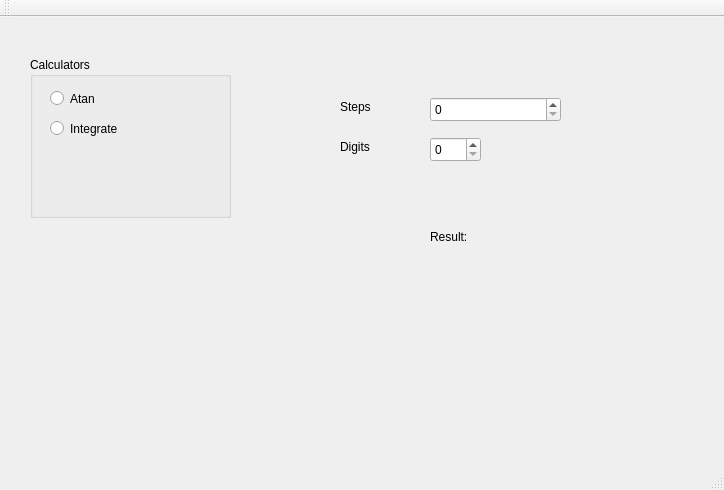
<?xml version="1.0" encoding="UTF-8"?>
<ui version="4.0">
 <class>MainWindow</class>
 <widget class="QMainWindow" name="MainWindow">
  <property name="geometry">
   <rect>
    <x>0</x>
    <y>0</y>
    <width>724</width>
    <height>490</height>
   </rect>
  </property>
  <property name="windowTitle">
   <string>MainWindow</string>
  </property>
  <widget class="QWidget" name="centralWidget">
   <widget class="QGroupBox" name="grbCalculators">
    <property name="geometry">
     <rect>
      <x>30</x>
      <y>40</y>
      <width>201</width>
      <height>161</height>
     </rect>
    </property>
    <property name="title">
     <string>Calculators</string>
    </property>
    <widget class="QRadioButton" name="rbAtan">
     <property name="geometry">
      <rect>
       <x>20</x>
       <y>30</y>
       <width>109</width>
       <height>23</height>
      </rect>
     </property>
     <property name="text">
      <string>Atan</string>
     </property>
    </widget>
    <widget class="QRadioButton" name="rbIntegrate">
     <property name="geometry">
      <rect>
       <x>20</x>
       <y>60</y>
       <width>109</width>
       <height>23</height>
      </rect>
     </property>
     <property name="text">
      <string>Integrate</string>
     </property>
    </widget>
   </widget>
   <widget class="QLabel" name="lblResult">
    <property name="geometry">
     <rect>
      <x>430</x>
      <y>210</y>
      <width>241</width>
      <height>19</height>
     </rect>
    </property>
    <property name="text">
     <string>Result: </string>
    </property>
   </widget>
   <widget class="QSpinBox" name="spinSteps">
    <property name="geometry">
     <rect>
      <x>430</x>
      <y>80</y>
      <width>131</width>
      <height>25</height>
     </rect>
    </property>
    <property name="maximum">
     <number>1000000000</number>
    </property>
   </widget>
   <widget class="QSpinBox" name="spinDigits">
    <property name="geometry">
     <rect>
      <x>430</x>
      <y>120</y>
      <width>51</width>
      <height>25</height>
     </rect>
    </property>
    <property name="maximum">
     <number>14</number>
    </property>
   </widget>
   <widget class="QLabel" name="lblSteps">
    <property name="geometry">
     <rect>
      <x>340</x>
      <y>80</y>
      <width>68</width>
      <height>19</height>
     </rect>
    </property>
    <property name="text">
     <string>Steps</string>
    </property>
   </widget>
   <widget class="QLabel" name="lblDigits">
    <property name="geometry">
     <rect>
      <x>340</x>
      <y>120</y>
      <width>68</width>
      <height>19</height>
     </rect>
    </property>
    <property name="text">
     <string>Digits</string>
    </property>
   </widget>
  </widget>
  <widget class="QMenuBar" name="menuBar">
   <property name="geometry">
    <rect>
     <x>0</x>
     <y>0</y>
     <width>724</width>
     <height>26</height>
    </rect>
   </property>
  </widget>
  <widget class="QToolBar" name="mainToolBar">
   <attribute name="toolBarArea">
    <enum>TopToolBarArea</enum>
   </attribute>
   <attribute name="toolBarBreak">
    <bool>false</bool>
   </attribute>
  </widget>
  <widget class="QStatusBar" name="statusBar"/>
 </widget>
 <layoutdefault spacing="6" margin="11"/>
 <resources/>
 <connections/>
</ui>
